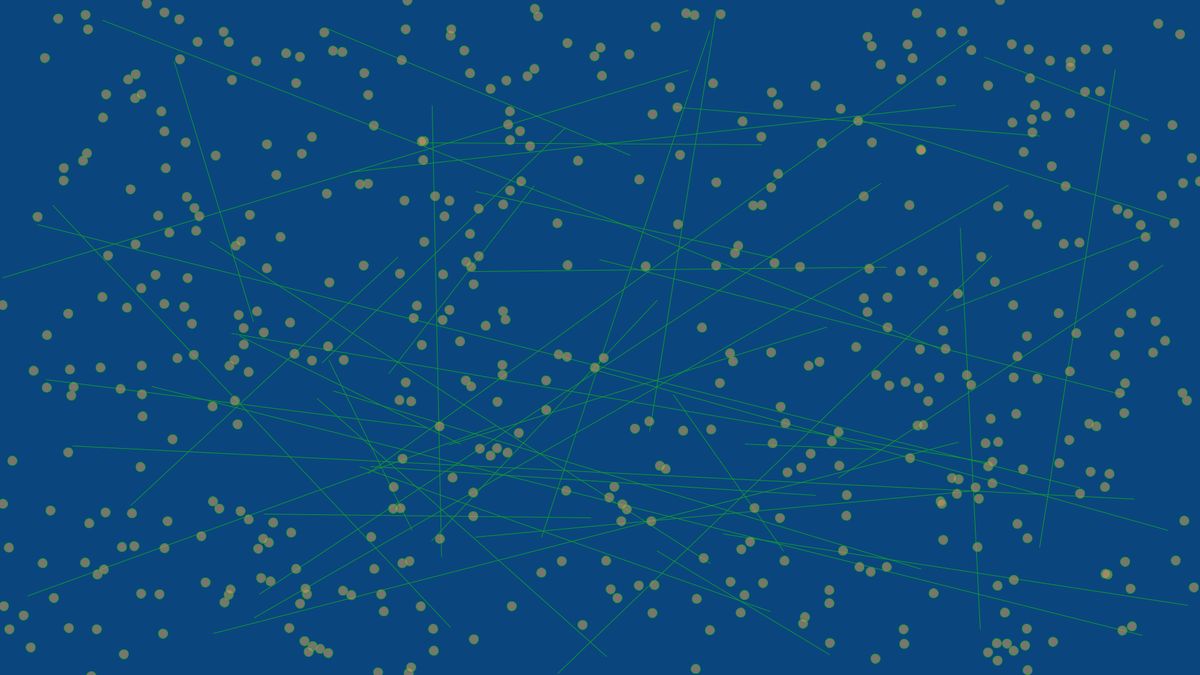
Frame 1 (no input)
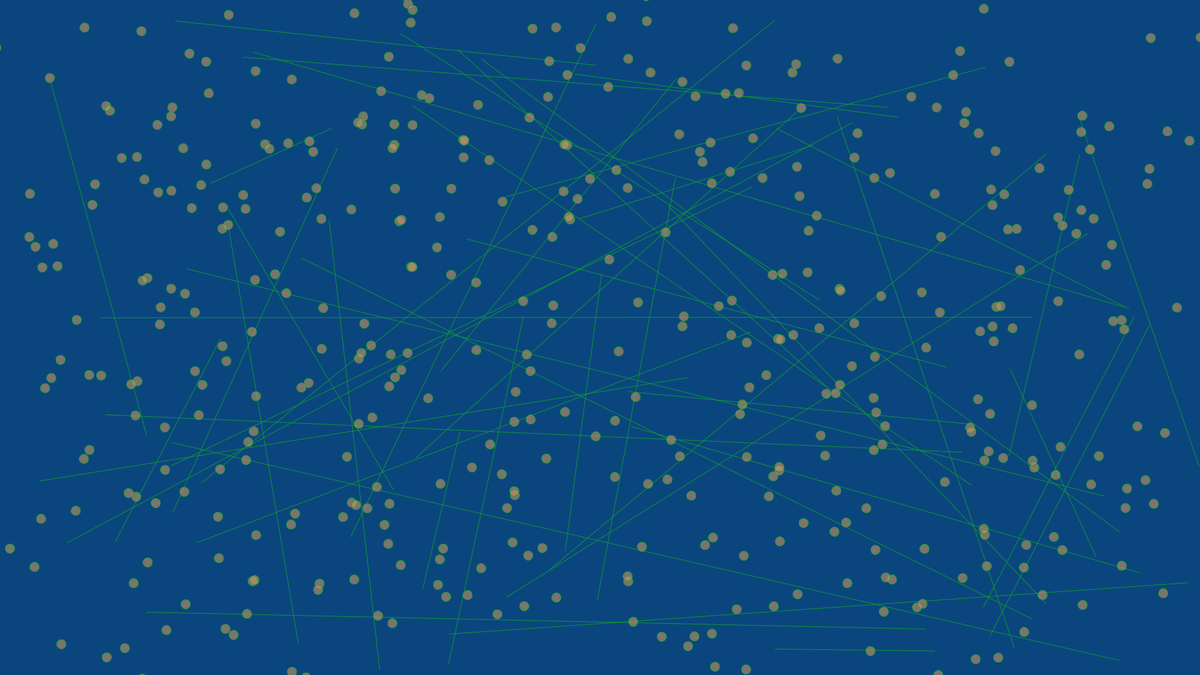
Frame 60 (the mouse pressed at the canvas centre just before this capture)
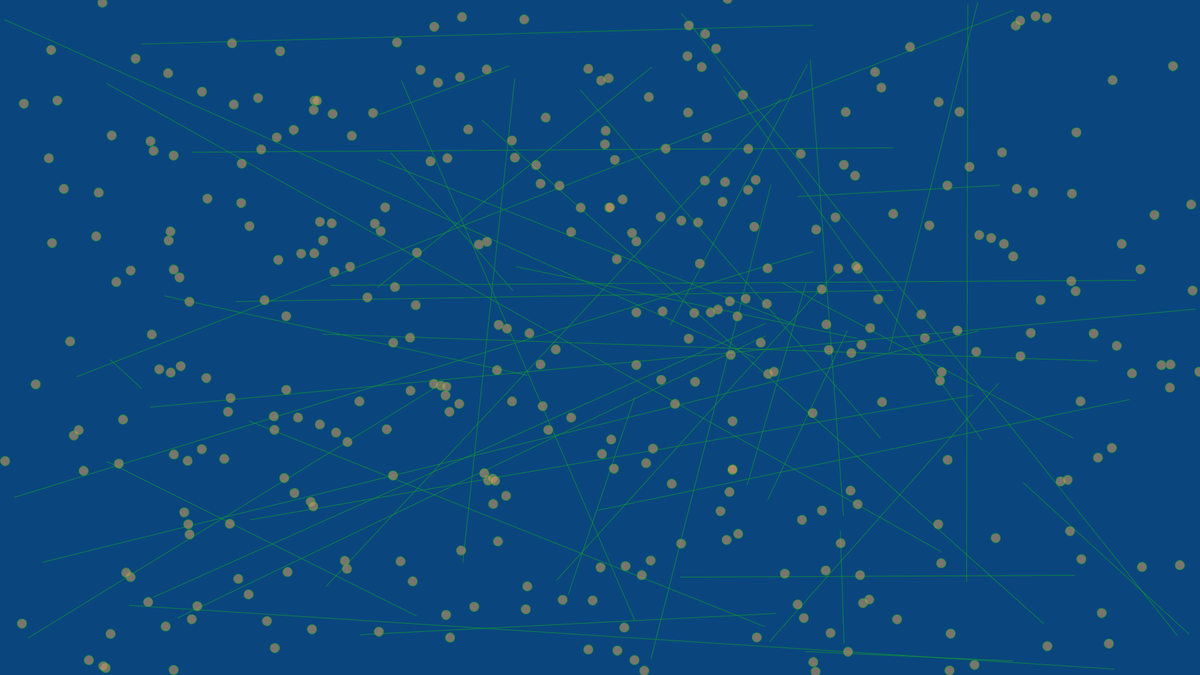
Frame 120 (the mouse held since frame 60 and released just before this capture)

The Processing sketch that drew these frames (run headless with seeded random() and noise(); from frame 60 on, the mouse is pressed at the canvas centre):

// Processing sketch: Anthony_Stabile
// ── Anthony_Stabile.pde
// Simulation parameters and initialization variables
int Particles = 500; // Number of particles to simulate
Particle[] particles = new Particle[Particles]; // Array to hold all particles
float foDura = 400; // time for the lines to fade out
float fiDura = 300; // time for the squares to fade in
float CongregationTime; // Frame when transition starts
boolean iTransition = false; // Flag to determine if transition has started
PVector[] CongregationZones = new PVector[3]; // Define three symmetrical target regions
float lopacity = 255; // Opacity of the random lines
float sopacity = 0; // Opacity of the squares
boolean pCongregation = false; // Flag to trigger particle transition

//initializes canvas and particle settings
void setup() {
  size(1920, 1080); // Set canvas size
  for (int i = 0; i < Particles; i++) {
    particles[i] = new Particle(random(width), random(height)); // particles at random positions
  }

  // Define three symmetrical target regions
  CongregationZones[0] = new PVector(width / 4, height / 3); // Top-left target region
  CongregationZones[1] = new PVector(width / 2, 2 * height / 3); // Bottom-center target region
  CongregationZones[2] = new PVector(3 * width / 4, height / 3); // Top-right target region

}

//renders frames and transitions between phases
void draw() {
  background(10, 70, 125); // Blue background

  if (!iTransition) {
    // Draw chaotic background with random lines
    for (int i = 0; i < 50; i++) {
      stroke(15, 160, 45, lopacity); // Random lines with decreasing opacity
      line(random(width), random(height), random(width), random(height));
    }
    lopacity -= 200 / foDura; // Gradually reduce opacity

    if (lopacity <= 0) {
      iTransition = true;
      CongregationTime = frameCount; // Mark the start of the transition
    }
  } else {
    // Draw squares with increasing opacity
    float progress = (frameCount - CongregationTime) / fiDura;
    if (progress <= 1.0) {
      sopacity = progress * 200;
    }
    drawSquares();

    if (progress >= 1.0 && !pCongregation) {
      pCongregation = true; // Start particle transition after squares are fully visible
      for (Particle p : particles) {
        p.setTargetRegion(CongregationZones); // Assign target regions to particles
        p.startTransition();
      }
    }
  }

  for (Particle p : particles) {
    p.update(); // Update particle positions
    p.display(); // Draw particles on canvas
  }
}

// Function to draw the target squares as the order phase starts
void drawSquares() {
  noFill();
  stroke(255, 200, 100, sopacity); 
  strokeWeight(5);
  for (PVector target : CongregationZones) {
    rect(target.x - 50, target.y - 50, 100, 100); // Draw square around each target region
  }
}

// Class definition for particles, including movement and rendering
class Particle {
  float x, y; 
  float velx, vely; 
  PVector target; 
  boolean iTransition = false; 

//initializes particle position and random velocity
  Particle(float x, float y) {
    this.x = x; 
    this.y = y; 
    velx = random(-4, 4); 
    vely = random(-4, 4); 
  }

  // Assigns a random target region for a particle to move toward
  void setTargetRegion(PVector[] regions) {
    target = regions[(int)random(regions.length)]; 
  }

  // tells the particle to begin transitioning to its target
  void startTransition() {
    iTransition = true; 
  }

  // Updates the particle's position and velocity 
  void update() {
    if (iTransition) { 
      velx = (target.x - x) * 0.01; 
      vely = (target.y - y) * 0.01; 
    }
    //updating coordinates
    x += velx; 
    y += vely; 
  }

  // shows the particle as a circle on the canvas
  void display() {
    fill (200, 150, 100, 150); 
    ellipse(x, y, 15, 15); 
  }
}
